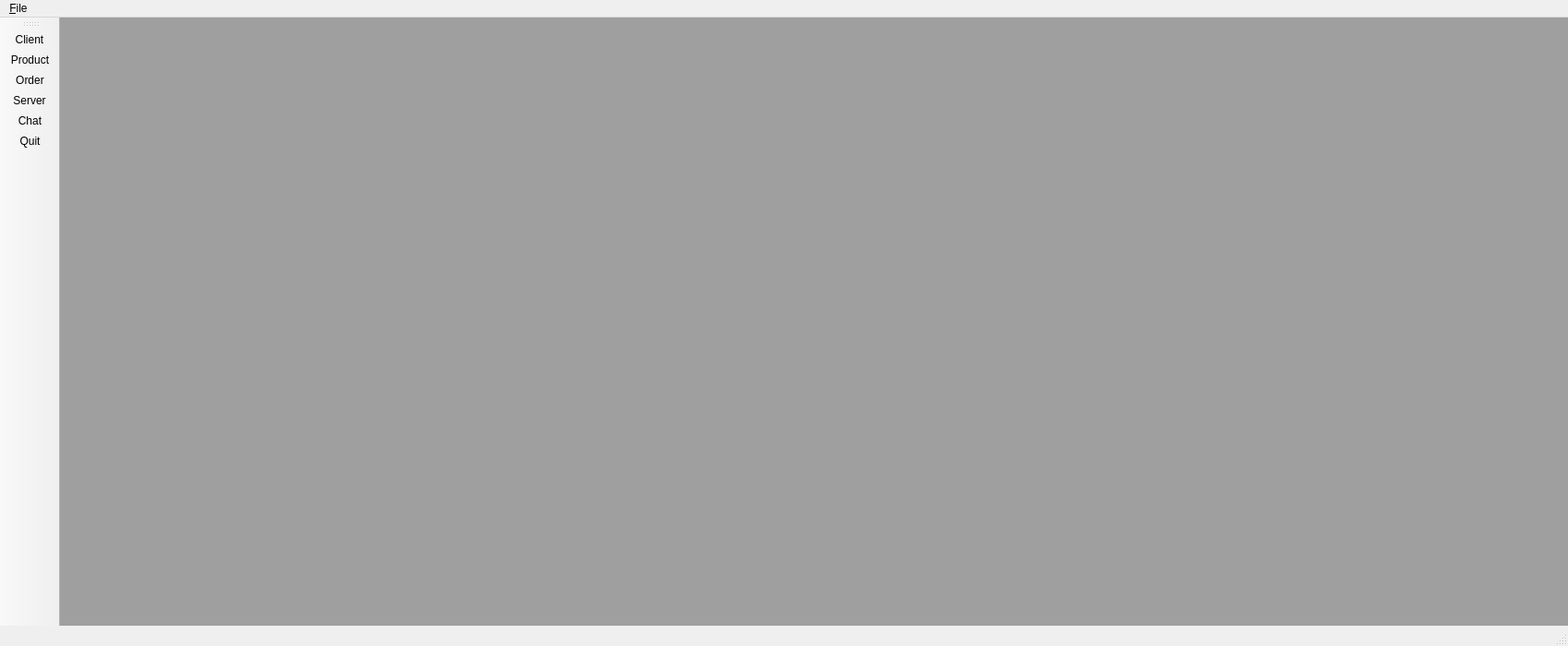
<?xml version="1.0" encoding="UTF-8"?>
<ui version="4.0">
 <class>MainWindow</class>
 <widget class="QMainWindow" name="MainWindow">
  <property name="geometry">
   <rect>
    <x>0</x>
    <y>0</y>
    <width>1700</width>
    <height>700</height>
   </rect>
  </property>
  <property name="windowTitle">
   <string>MainWindow</string>
  </property>
  <widget class="QWidget" name="centralwidget">
   <layout class="QHBoxLayout" name="horizontalLayout">
    <property name="leftMargin">
     <number>0</number>
    </property>
    <property name="topMargin">
     <number>0</number>
    </property>
    <property name="rightMargin">
     <number>0</number>
    </property>
    <property name="bottomMargin">
     <number>0</number>
    </property>
    <item>
     <widget class="QMdiArea" name="mdiArea">
      <property name="viewMode">
       <enum>QMdiArea::TabbedView</enum>
      </property>
      <property name="documentMode">
       <bool>true</bool>
      </property>
      <property name="tabsClosable">
       <bool>false</bool>
      </property>
     </widget>
    </item>
   </layout>
  </widget>
  <widget class="QMenuBar" name="menubar">
   <property name="geometry">
    <rect>
     <x>0</x>
     <y>0</y>
     <width>1700</width>
     <height>17</height>
    </rect>
   </property>
   <widget class="QMenu" name="menu_File">
    <property name="title">
     <string>&amp;File</string>
    </property>
    <addaction name="separator"/>
    <addaction name="actionQuit"/>
   </widget>
   <addaction name="menu_File"/>
  </widget>
  <widget class="QStatusBar" name="statusbar"/>
  <widget class="QToolBar" name="toolBar">
   <property name="windowTitle">
    <string>toolBar</string>
   </property>
   <attribute name="toolBarArea">
    <enum>LeftToolBarArea</enum>
   </attribute>
   <attribute name="toolBarBreak">
    <bool>false</bool>
   </attribute>
   <addaction name="actionClient"/>
   <addaction name="actionProduct"/>
   <addaction name="actionOrder"/>
   <addaction name="actionServer"/>
   <addaction name="actionChat"/>
   <addaction name="actionQuit"/>
  </widget>
  <action name="actionQuit">
   <property name="text">
    <string>Quit</string>
   </property>
  </action>
  <action name="actionClient">
   <property name="text">
    <string>Client</string>
   </property>
   <property name="shortcut">
    <string>Ctrl+1</string>
   </property>
  </action>
  <action name="actionChat">
   <property name="text">
    <string>Chat</string>
   </property>
  </action>
  <action name="actionProduct">
   <property name="text">
    <string>Product</string>
   </property>
   <property name="toolTip">
    <string>Product</string>
   </property>
  </action>
  <action name="actionOrder">
   <property name="text">
    <string>Order</string>
   </property>
   <property name="toolTip">
    <string>Order</string>
   </property>
  </action>
  <action name="actionServer">
   <property name="text">
    <string>Server</string>
   </property>
   <property name="toolTip">
    <string>Server</string>
   </property>
  </action>
 </widget>
 <resources/>
 <connections>
  <connection>
   <sender>actionQuit</sender>
   <signal>triggered()</signal>
   <receiver>MainWindow</receiver>
   <slot>close()</slot>
   <hints>
    <hint type="sourcelabel">
     <x>-1</x>
     <y>-1</y>
    </hint>
    <hint type="destinationlabel">
     <x>399</x>
     <y>299</y>
    </hint>
   </hints>
  </connection>
 </connections>
</ui>
